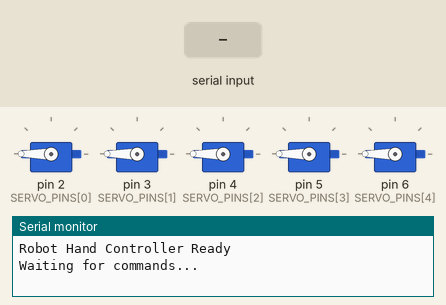
Simulated run of this sketch. Board: Arduino Mega 2560, built with avr-gcc and run on an emulated ATmega2560. Shown: 5 × servo, the last lines printed to the serial monitor. Inputs (shaded band) come from the test bench.

Above: at 2.7 s.
2.8 s: "TEST\n" received over Serial
At 4.2 s:
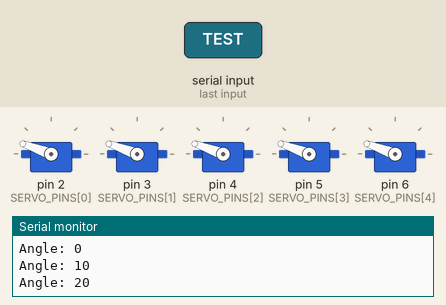
At 5.2 s:
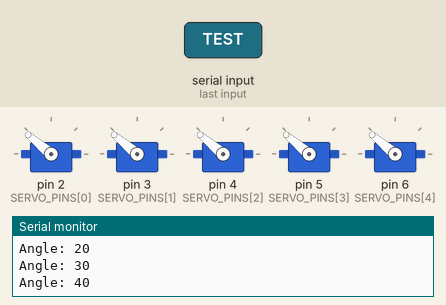
11.8 s: "-\n" received over Serial
At 14.4 s:
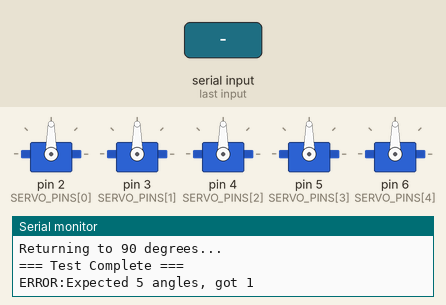
Timing chart, 0 to 15.9 s (numbered marks = the images above; inputs shaded):
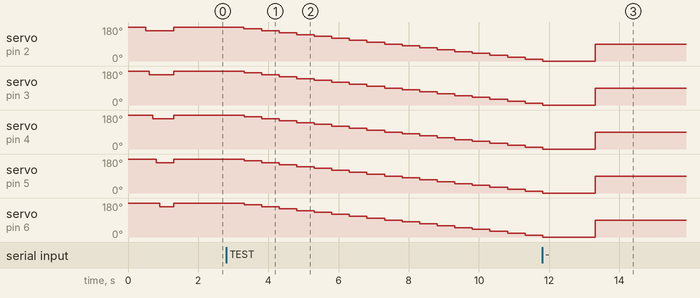

Measured:
- after the input at 2.8 s, servo on pin 2 (SERVO_PINS[0]), servo on pin 3 (SERVO_PINS[1]), servo on pin 4 (SERVO_PINS[2]), servo on pin 5 (SERVO_PINS[3]), servo on pin 6 (SERVO_PINS[4]): moves from 180° to 10° over 8.0 s, starting after 0.51 s

The sketch:

robot_hand.ino
```cpp
/*
 * 로봇 손 컨트롤러 - Arduino Mega 펌웨어
 *
 * 신경 스파이크 데이터를 기반으로 5개의 서보모터를 제어
 * MATLAB에서 각도 데이터를 시리얼로 수신
 *
 * 하드웨어:
 *   - Arduino Mega 2560
 *   - 5개 서보모터 (PWM 핀 2-6)
 *   - 외부 5V 전원 공급 권장
 *
 * 통신 프로토콜:
 *   - Baud rate: 115200
 *   - 입력 형식: "A1,A2,A3,A4,A5\n" (각 손가락 각도 0-180)
 *   - 응답: "OK\n" (성공), "ERROR:message\n" (실패)
 *
 * 핀 배치:
 *   핀 2: 엄지 서보
 *   핀 3: 검지 서보
 *   핀 4: 중지 서보
 *   핀 5: 약지 서보
 *   핀 6: 소지 서보
 */

#include <Servo.h>

// ============================================
// 설정값
// ============================================

#define NUM_SERVOS 5  // 서보 개수 (손가락 5개)

// 서보 PWM 핀 (시리얼 충돌 방지를 위해 핀 2-6 사용)
const int SERVO_PINS[NUM_SERVOS] = {2, 3, 4, 5, 6};

// 손가락 이름 (디버깅용)
const char* FINGER_NAMES[NUM_SERVOS] = {"Thumb", "Index", "Middle", "Ring", "Pinky"};

// 각도 제한
#define MIN_ANGLE 0    // 최소 각도
#define MAX_ANGLE 180  // 최대 각도

// 시리얼 통신 설정
#define BAUD_RATE 115200      // 통신 속도
#define MAX_INPUT_LENGTH 64   // 입력 버퍼 크기

// 부드러운 움직임 설정
#define SMOOTH_MOVE_ENABLED true  // 부드러운 움직임 활성화
#define SMOOTH_MOVE_STEP 5        // 한 번에 움직이는 각도
#define SMOOTH_MOVE_DELAY 15      // 움직임 간격 (밀리초)

// ============================================
// 전역 변수
// ============================================

Servo servos[NUM_SERVOS];                              // 서보 객체 배열
int currentAngles[NUM_SERVOS] = {180, 180, 180, 180, 180};  // 현재 각도 (180 = 펴기)
int targetAngles[NUM_SERVOS] = {180, 180, 180, 180, 180};   // 목표 각도 (0 = 접기)

char inputBuffer[MAX_INPUT_LENGTH];  // 시리얼 입력 버퍼
int inputIndex = 0;                  // 버퍼 인덱스

// ============================================
// 초기화
// ============================================

void setup() {
  // 시리얼 통신 시작
  Serial.begin(BAUD_RATE);

  // 시리얼 연결 대기
  while (!Serial) {
    delay(10);
  }

  // 서보 초기화 (확장 펄스 범위: 500-2500us)
  // attach 전에 write로 초기 위치 설정 (점프 방지)
  // 180 = 펴기, 0 = 접기
  for (int i = 0; i < NUM_SERVOS; i++) {
    servos[i].write(180);  // 180도에서 시작 (손 펴진 상태)
    servos[i].attach(SERVO_PINS[i], 500, 2500);
    currentAngles[i] = 180;
    targetAngles[i] = 180;
  }

  // 시작 메시지
  Serial.println("Robot Hand Controller Ready");
  Serial.println("Waiting for commands...");

  // 시작 테스트 동작
  testStartup();
}

// ============================================
// 메인 루프
// ============================================

void loop() {
  // 시리얼 데이터 수신 처리
  while (Serial.available() > 0) {
    char c = Serial.read();

    if (c == '\n' || c == '\r') {
      // 명령어 끝 (줄바꿈 문자)
      if (inputIndex > 0) {
        inputBuffer[inputIndex] = '\0';  // 문자열 종료
        processCommand(inputBuffer);      // 명령어 처리
        inputIndex = 0;                   // 버퍼 초기화
      }
    } else if (inputIndex < MAX_INPUT_LENGTH - 1) {
      inputBuffer[inputIndex++] = c;  // 버퍼에 문자 추가
    }
  }

  // 부드러운 움직임 업데이트
  if (SMOOTH_MOVE_ENABLED) {
    updateServoPositions();
  }
}

// ============================================
// 명령어 처리
// ============================================

void processCommand(const char* cmd) {
  // TEST 명령어 확인
  if (strcmp(cmd, "TEST") == 0) {
    testServoRange();
    return;
  }

  // 쉼표로 구분된 각도 값 파싱
  int angles[NUM_SERVOS];
  int parsed = parseAngles(cmd, angles);

  // 파싱된 각도 개수 확인
  if (parsed != NUM_SERVOS) {
    Serial.print("ERROR:Expected ");
    Serial.print(NUM_SERVOS);
    Serial.print(" angles, got ");
    Serial.println(parsed);
    return;
  }

  // 각도 4배 스케일링 및 적용
  for (int i = 0; i < NUM_SERVOS; i++) {
    angles[i] = angles[i] * 2;
    angles[0] = angles[0] * 2;  // 4배 스케일링 (MATLAB 값이 작아서)
    angles[i] = constrain(angles[i], MIN_ANGLE, MAX_ANGLE);  // 범위 제한
    targetAngles[i] = angles[i];  // 목표 각도 설정

    // 부드러운 움직임이 비활성화면 즉시 이동
    if (!SMOOTH_MOVE_ENABLED) {
      servos[i].write(angles[i]);
      currentAngles[i] = angles[i];
    }
  }

  // 확인 응답 전송
  Serial.println("OK");
}

// 각도 문자열 파싱 함수
int parseAngles(const char* cmd, int* angles) {
  int count = 0;
  const char* ptr = cmd;

  while (count < NUM_SERVOS && *ptr != '\0') {
    // 공백 건너뛰기
    while (*ptr == ' ' || *ptr == '\t') ptr++;

    if (*ptr == '\0') break;

    // 숫자 파싱
    int value = 0;
    int negative = 0;

    if (*ptr == '-') {
      negative = 1;
      ptr++;
    }

    while (*ptr >= '0' && *ptr <= '9') {
      value = value * 10 + (*ptr - '0');
      ptr++;
    }

    if (negative) value = -value;

    angles[count++] = value;

    // 쉼표 건너뛰기
    if (*ptr == ',') ptr++;
  }

  return count;  // 파싱된 개수 반환
}

// ============================================
// 부드러운 움직임
// ============================================

void updateServoPositions() {
  static unsigned long lastUpdate = 0;
  unsigned long now = millis();

  // 일정 간격으로만 업데이트
  if (now - lastUpdate < SMOOTH_MOVE_DELAY) {
    return;
  }
  lastUpdate = now;

  // 각 서보를 목표 각도로 점진적 이동
  for (int i = 0; i < NUM_SERVOS; i++) {
    if (currentAngles[i] != targetAngles[i]) {
      int diff = targetAngles[i] - currentAngles[i];
      int step = constrain(diff, -SMOOTH_MOVE_STEP, SMOOTH_MOVE_STEP);

      currentAngles[i] += step;
      servos[i].write(currentAngles[i]);
    }
  }
}

// 지정 위치로 이동 함수
void moveToPosition(int* angles, bool smooth) {
  if (smooth) {
    // 부드러운 움직임: 목표만 설정
    for (int i = 0; i < NUM_SERVOS; i++) {
      targetAngles[i] = constrain(angles[i], MIN_ANGLE, MAX_ANGLE);
    }
  } else {
    // 즉시 이동
    for (int i = 0; i < NUM_SERVOS; i++) {
      int angle = constrain(angles[i], MIN_ANGLE, MAX_ANGLE);
      servos[i].write(angle);
      currentAngles[i] = angle;
      targetAngles[i] = angle;
    }
  }
}

// ============================================
// 유틸리티 함수
// ============================================

// 시작 테스트 동작
void testStartup() {
  delay(500);

  // 손가락 순차적으로 살짝 움직임
  for (int i = 0; i < NUM_SERVOS; i++) {
    servos[i].write(MAX_ANGLE - 20);
    delay(100);
  }

  delay(300);

  // 원위치 복귀
  for (int i = 0; i < NUM_SERVOS; i++) {
    servos[i].write(MAX_ANGLE);
  }

  delay(200);
}

// 홈 위치로 이동
void homePosition() {
  for (int i = 0; i < NUM_SERVOS; i++) {
    targetAngles[i] = MAX_ANGLE;
    if (!SMOOTH_MOVE_ENABLED) {
      servos[i].write(MAX_ANGLE);
      currentAngles[i] = MAX_ANGLE;
    }
  }
}

// 그립 동작 (0-100% 강도)
void gripPosition(int strength) {
  int angle = map(strength, 0, 100, MIN_ANGLE, MAX_ANGLE);

  for (int i = 0; i < NUM_SERVOS; i++) {
    targetAngles[i] = angle;
    if (!SMOOTH_MOVE_ENABLED) {
      servos[i].write(angle);
      currentAngles[i] = angle;
    }
  }
}

// ============================================
// 디버그 함수
// ============================================

// 현재 상태 출력
void printStatus() {
  Serial.println("=== Servo Status ===");
  for (int i = 0; i < NUM_SERVOS; i++) {
    Serial.print(FINGER_NAMES[i]);
    Serial.print(": current=");
    Serial.print(currentAngles[i]);
    Serial.print(", target=");
    Serial.println(targetAngles[i]);
  }
}

// 서보 범위 테스트
void testServoRange() {
  Serial.println("=== Servo Range Test ===");
  Serial.println("Testing 0 -> 180 degrees (inverted)...");
  Serial.println("Watch servos and note good range.");

  // 0도에서 180도까지 테스트 (서보는 반전)
  for (int angle = 0; angle <= 180; angle += 10) {
    Serial.print("Angle: ");
    Serial.println(angle);

    for (int i = 0; i < NUM_SERVOS; i++) {
      servos[i].write(180 - angle);
    }
    delay(500);
  }

  delay(1000);

  // 90도로 복귀
  Serial.println("Returning to 90 degrees...");
  for (int i = 0; i < NUM_SERVOS; i++) {
    servos[i].write(90);
    currentAngles[i] = 90;
    targetAngles[i] = 90;
  }

  Serial.println("=== Test Complete ===");
}
```
